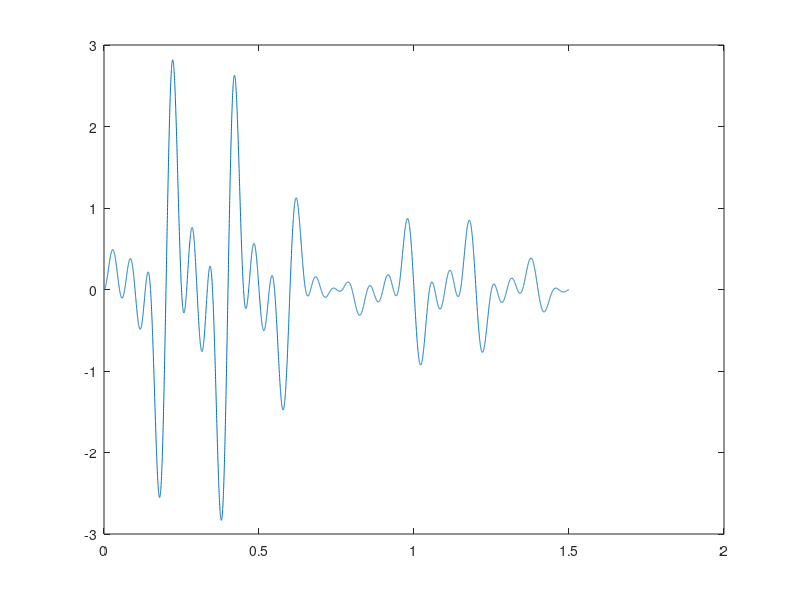

Recreate this plot in MATLAB.
%ngohara 8/25/13 

%% Create clall model
% Create time vector
prompt = 'Enter f0 value: ';
fs = 4000;
 t = 0:1/fs:1.5;
 
 
 % Create harmonic signal
 f0 = input(prompt);
 y1 = sin(2*pi*f0*t);
 y2 = sin(2*pi*2*f0*t);
 y3 = sin(2*pi*3*f0*t);
 y0 = y1 + y2 + y3;
 
 %Create envelope
 A = (2*exp(-1.5*t)).*sin(2*pi*0.65*t);
 
 %Create signal
 call = A.*y0;
 
 %% Sound Section
 % Play sound
 soundsc(call,fs)
 
 %% Plot Section
 % Plot
 plot(t,call)
 
 
 
 
 